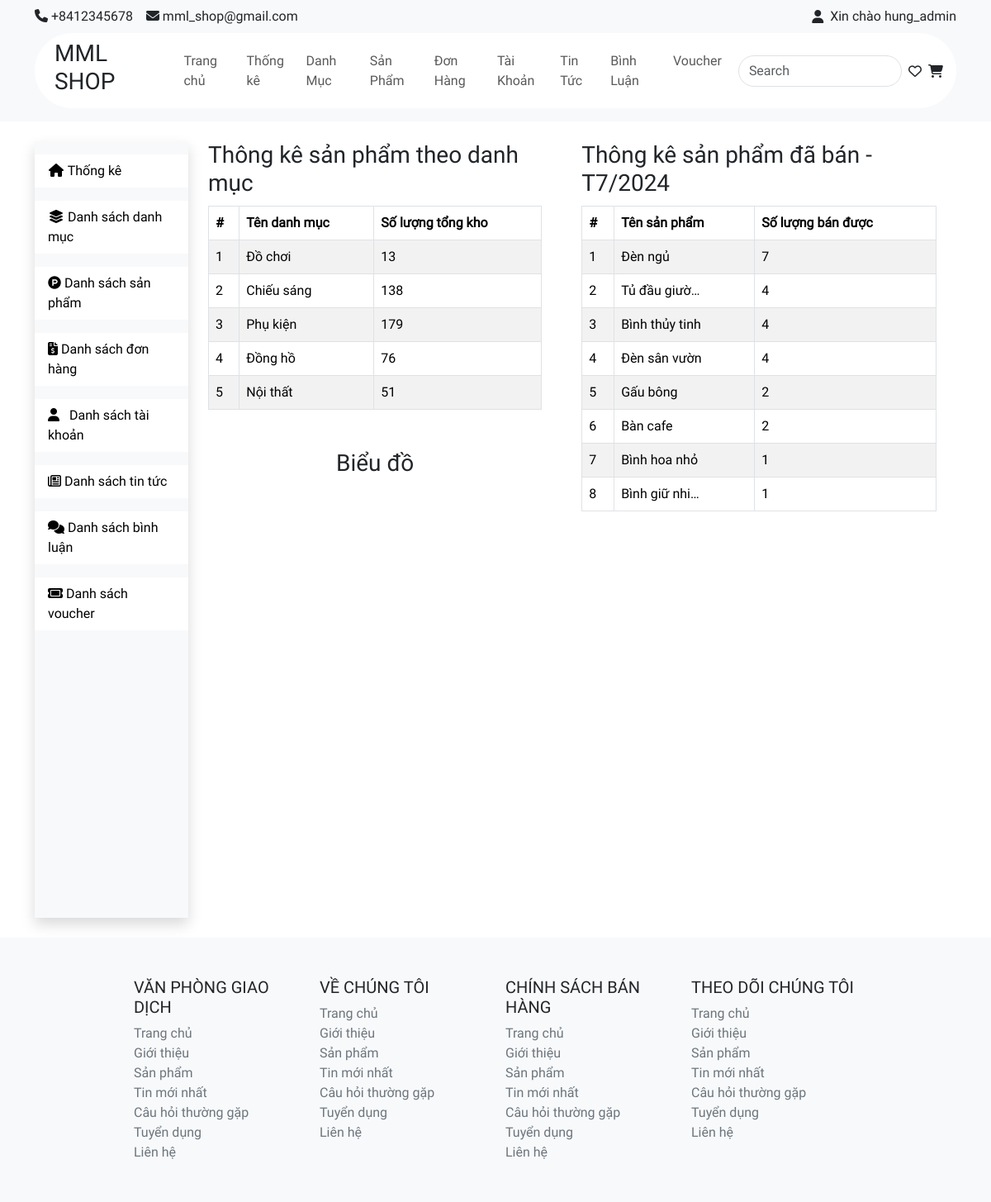
The page /admin/ (signed in) on the database its author committed.
### tables this page shows
CREATE TABLE `category` (
  `cate_id` int NOT NULL,
  `cate_name` varchar(255) NOT NULL,
  `cate_status` tinyint NOT NULL DEFAULT '1' COMMENT '1: Tồn tại\r\n0: Không tồn tại'
);

### admin/controller/thongKeController.php (called while the page is built, shortened)
<?php
class thongKEController {
    public $thongKeQuery;
    public $thongKeMounthlyQuery;
    public function __construct() {
        $this -> thongKeQuery = new ThongKeQuery();
        $this -> thongKeMounthlyQuery = new thongKeMounthlyQuery();
    }
    public function show() {
        $dsthongKe = $this->thongKeQuery->getQuantityOfProInCate();
        $dsSold_M7 = $this->thongKeMounthlyQuery->getTopProduct_M7_Y24();
        include "view/View_thongke.php";
    }
}
?>

### common/function.php (called while the page is built, shortened)
<?php
    function connectDB() {
        $host = DB_HOST;
        $port  = DB_PORT;
        $dbname = DB_NAME;
        try {
            $conn = new PDO ("mysql:host=$host;port=$port;dbname=$dbname",DB_USER,DB_PASS);
            return $conn;
        } catch (\Throwable $th) {
            echo "Lỗi";
        }
    }
    function convertToObjectThongKe($row) {
        $thongKe = new ThongKe();
        $thongKe -> cate_id = $row['cate_id'];
        $thongKe -> cate_name = $row['cate_name'];
        $thongKe -> total_quantity = $row['total_quantity'];
        return $thongKe;
    }
    function convertToObjectThongKeMounthly($row) {
        $thongKeMounthly = new ThongKeMounthly();
        $thongKeMounthly -> pro_name = $row['pro_name'];
        $thongKeMounthly -> total_pro_bill = $row['total_pro_bill'];
        return $thongKeMounthly;
    }
?>

### admin/model/thongKeQuery.php (called while the page is built, shortened)
<?php
class ThongKeQuery {
    public $pdo;
    public function __construct() {
        $this->pdo = connectDB();
    }
    public function __destruct() {
        $this -> pdo = null;
    }
    public function getQuantityOfProInCate() {
        try {
            $sql = "SELECT category.cate_id, category.cate_name, SUM(product_detail.pro_quantity) AS total_quantity
            FROM category
            LEFT JOIN product ON category.cate_id = product.cate_id
            LEFT JOIN product_detail ON product.pro_id = product_detail.pro_id
            WHERE category.cate_status = 1 and product.pro_status=1
            GROUP BY category.cate_id, category.cate_name;";
            $data = $this->pdo->query($sql)->fetchAll();
            $dsThongKe = [];
            foreach ($data as $row) {
                $dsThongKe[] = convertToObjectThongKe($row);
            }
            return $dsThongKe;
        } catch (Exception $e) {
            echo "Lỗi: ".$e ->getMessage();
            echo "<hr>";
        }
    }
}
class ThongKeMounthlyQuery {
    public $pdo;
    public function __construct() {
        $this->pdo = connectDB();
    }
    public function __destruct() {
        $this -> pdo = null;
    }
    public function getTopProduct_M7_Y24() {
        try {
            $sql = "SELECT bill_detail.pro_name, SUM(bill_detail.quantity) AS total_pro_bill
                    FROM bill_detail
                    LEFT JOIN bill ON bill_detail.bill_id = bill.bill_id
                    WHERE MONTH(bill.date_order) = 7 AND YEAR(bill.date_order) = 2024
                    GROUP BY bill_detail.pro_name
                    ORDER BY total_pro_bill DESC;";
            $data = $this->pdo->query($sql)->fetchAll();
            $dsThongKe = [];
            foreach ($data as $row) {
                $dsThongKe[] = convertToObjectThongKeMounthly($row);
            }
            return $dsThongKe;
        } catch (Exception $e) {
            echo "Lỗi: ".$e ->getMessage();
            echo "<hr>";
        }
    }
}
?>

### admin/view/View_thongke.php (the view, shortened to what this page needs)
<!DOCTYPE html>
<html lang="en">
<head>
    <link href="https://cdn.jsdelivr.net/npm/bootstrap@5.3.3/dist/css/bootstrap.min.css" rel="stylesheet">
    <link rel="stylesheet" href="../giaodien/style.css">
</head>
<body>
    <?php
    include "view/component/header.php"
    ?>
    <main class="d-flex container" style="display: flex;">
        <?php
        include "view/component/sidebar.php"
        ?>
        <div class="bieudo1">
            <div class="pt-4 ms-4 me-4">
                <h3 style="height:70px">Thông kê sản phẩm theo danh mục</h3>
                <div class="">
                    <table class="table table-striped table-hover table-bordered">
                        <thead>
                            <tr>
                                <th scope="col">#</th>
                                <th scope="col">Tên danh mục</th>
                                <th scope="col">Số lượng tổng kho</th>
                            </tr>
                        </thead>
                        <tbody>
                            <?php
                            $i = 1;
                            foreach ($dsthongKe as $key => $tk) {
                            ?>
                                <tr>
                                    <td scope="row"><?= $i++; ?></td>
                                    <td>
                                        <div style="white-space: nowrap; overflow: hidden; text-overflow: ellipsis; width: 100px;">
                                            <?= $tk->cate_name ?>
                                        </div>
                                    </td>
                                    <td>
                                        <div style="white-space: nowrap; overflow: hidden; text-overflow: ellipsis; width: 100px;">
                                            <?= $tk->total_quantity ?>
                                        </div>
                                    </td>
                                </tr>
                            <?php
                            }
                            ?>
                        </tbody>
                    </table>
                </div>
            </div>
            <div class="chart1 mt-5">
                <h3 style="text-align: center">Biểu đồ</h3>
            </div>
        </div>
        <div class="bieudo2">
            <div class="pt-4 ms-4 me-4">
                <h3 style="height:70px">Thông kê sản phẩm đã bán - T7/2024</h3>
                <div class="">
                    <table class="table table-striped table-hover table-bordered">
                        <thead>
                            <tr>
                                <th scope="col">#</th>
                                <th scope="col">Tên sản phẩm</th>
                                <th scope="col">Số lượng bán được</th>
                            </tr>
                        </thead>
                        <tbody>
                            <?php
                            $i = 1;
                            foreach ($dsSold_M7 as $key => $tk) {
                            ?>
                                <tr>
                                    <td>
                                        <?= $i++; ?>
                                    </td>
                                    <td>
                                        <div style="white-space: nowrap; overflow: hidden; text-overflow: ellipsis; width: 100px;">
                                            <?= $tk->pro_name ?>
                                        </div>
                                    </td>
                                    <td>
                                        <div style="white-space: nowrap; overflow: hidden; text-overflow: ellipsis; width: 100px;">
                                            <?= $tk->total_pro_bill ?>
                                        </div>
                                    </td>
                                </tr>
                            <?php
                            }
                            ?>
                        </tbody>
                    </table>
                </div>
            </div>
        </div>
    </main>
    <?php
    include "view/component/footer.php"
    ?>
</body>
</html>

### giaodien/style.css (style rules this page uses)
* { margin: 0; padding: 0; box-sizing: border-box; list-style-type: none; text-decoration: none; font-family: Roboto; }

### rows shown on the page
category: cate_name "Đồ chơi", total_quantity "13"
category: cate_name "Chiếu sáng", total_quantity "138"
category: cate_name "Phụ kiện", total_quantity "179"
category: cate_name "Đồng hồ", total_quantity "76"
category: cate_name "Nội thất", total_quantity "51"

### other values the page prints
$_SESSION["acc_name"] "hung_admin"
$tk->pro_name "Đèn ngủ"
$tk->total_pro_bill "7"
$tk->pro_name "Tủ đầu giườ…"
$tk->total_pro_bill "4"
$tk->pro_name "Bình thủy tinh"
$tk->pro_name "Đèn sân vườn"
$tk->pro_name "Gấu bông"
$tk->total_pro_bill "2"
$tk->pro_name "Bàn cafe"
$tk->pro_name "Bình hoa nhỏ"
$tk->total_pro_bill "1"
$tk->pro_name "Bình giữ nhi…"
